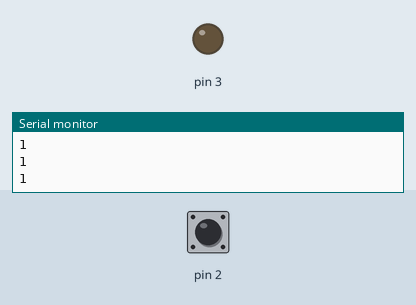
Recording of a program running on a simulated Arduino Uno, built with avr-gcc and run on an emulated ATmega328P. On the bench: output pins drawn as LEDs (lit = HIGH), the last lines printed to the serial monitor. The inputs (shaded band) are chosen by the test bench; at power-on: pin 2 HIGH.

Above: at 1.2 s.
1.3 s: pin 2 pulled LOW for 0.25 s
At 1.5 s:
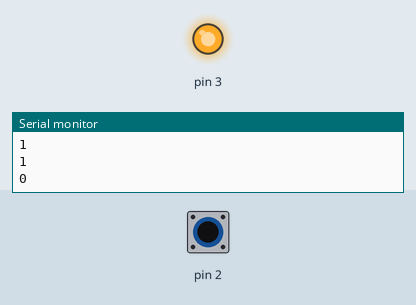
3.1 s: pin 2 pulled LOW for 3.2 s
At 7.8 s:
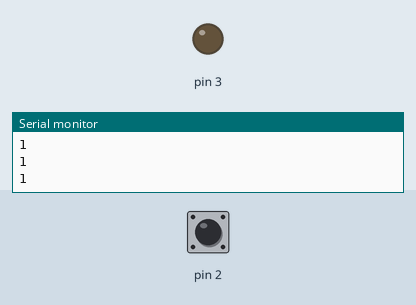
Timing chart, 0 to 9.3 s (numbered marks = the images above; inputs shaded):
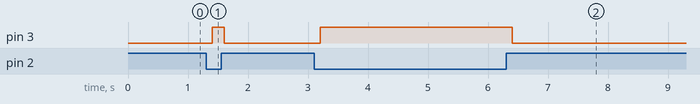

Measured:
- after the input at 1.3 s, pin 3: LOW → HIGH after 0.10 s, → LOW 0.20 s later
- after the input at 3.1 s, pin 3: LOW → HIGH after 0.10 s, → LOW 3.2 s later

The program:

main.cpp
```cpp
#include <Arduino.h>
/*
  Programme:  Exemple d'une lecture GPIO avec PullUP
  Auteur:     Alain Boudreault
  Date:       2021.09.13
  Cible:      420-1C4 - objets connectés
  ------------------------------------------------------------
  Note: Ne pas connecter le push button pour tester le projet.

        Il faut l'insérer seulement une fois que l'application roule.
*/


void setup() {
  // Configurer le port série
  Serial.begin(9600);
  Serial.println("Debut du programme\n=========================\n");
  // Configurer la pin BOUTON en entrée et activer la résistance interne de type pull-up.
  pinMode(2, INPUT_PULLUP);
  // Configurer la pin DEL en sortie
  pinMode(3, 1);
}

void loop() {
  // Lire la valeur de l'interrupteur de type poussoir
  int sensorVal = digitalRead(2);
  // Afficher son état
  Serial.println(sensorVal);

  // Note: Les valeurs des états de l'interrupteur seront inversées.
  // HIGH si ouvert, et LOW lorsqu'appuyé.
  if (sensorVal == 1) {
    digitalWrite(3, 0);
  } else {
    digitalWrite(3, 1);
  }
  delay(200);
}
```
